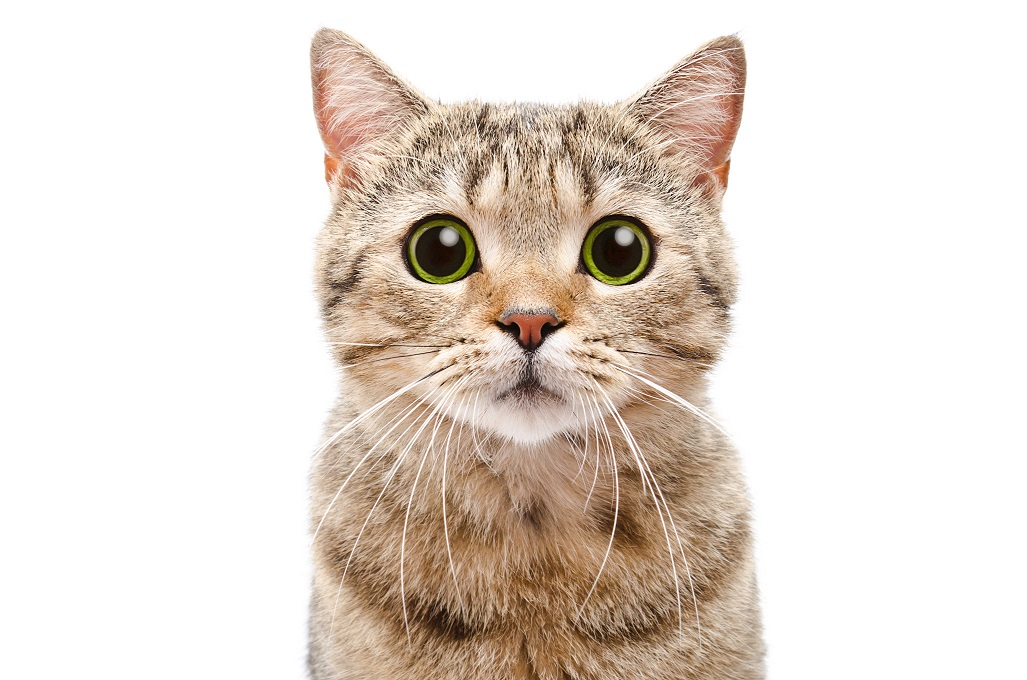
#> input picture OpenCV/cat.jpg, 1027 x 680 px
$ python contour.py
#> lines starting #> are read from the running program, lines starting #| are printed output that depends on the picture; after the words box and inside, x2 and y2 are one past the last pixel; in counts of white or black regions, pixels touching at a corner belong together
import cv2 as cv
import numpy as np
img = cv.imread('cat.jpg')
#> img is the input picture: shape (680, 1027, 3); mean B, G, R 210.4, 218.9, 228.7
cv.imshow("img",img)

blank = np.zeros((1000,1000,3),dtype ='uint8')
cv.imshow('blank',blank)

gray =cv.cvtColor(img, cv.COLOR_BGR2GRAY)
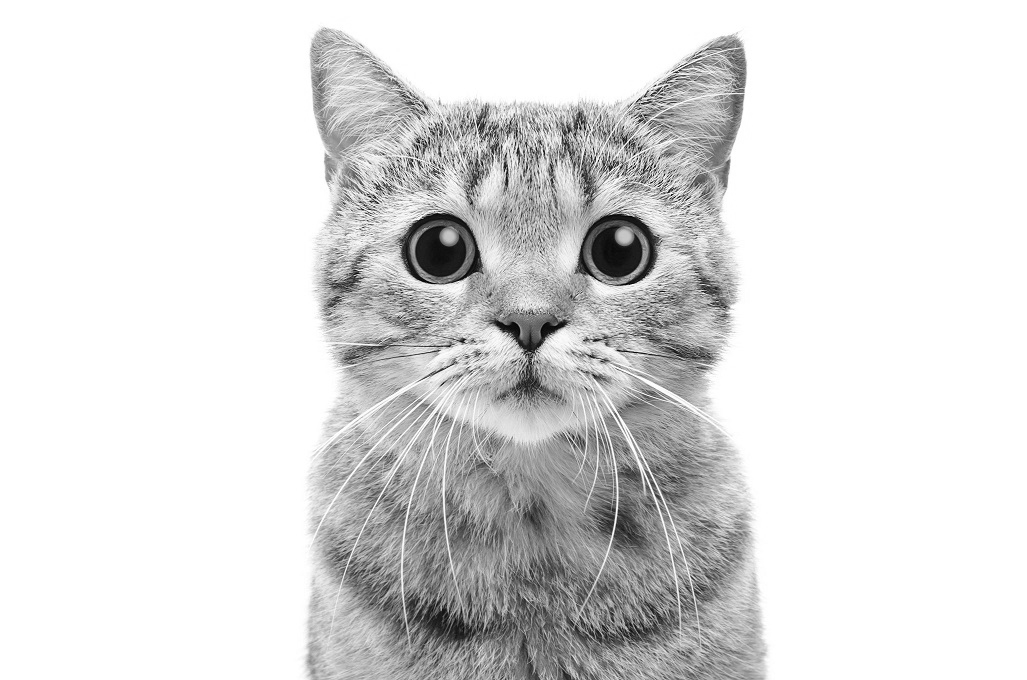
#> gray: shape (680, 1027); min 2, max 255, mean 220.9
cv.imshow('gray',gray)

blur = cv.GaussianBlur(gray,(5,5),cv.BORDER_DEFAULT)
cv.imshow('blur',blur)

ret, thres = cv.threshold(blur,125,255,cv.THRESH_BINARY)
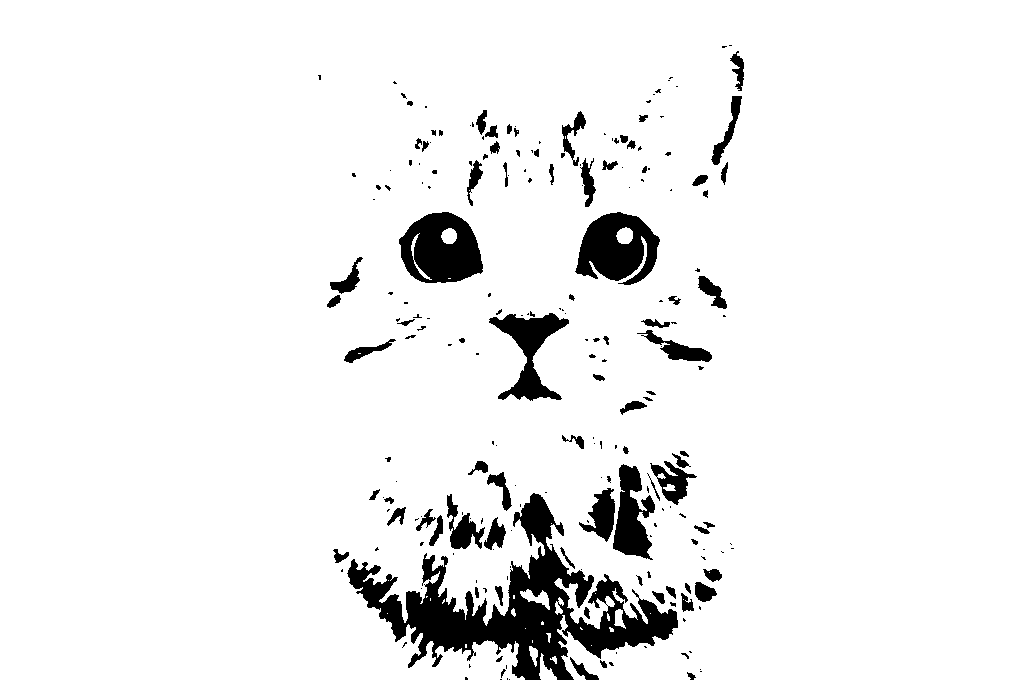
#> thres: shape (680, 1027); 93.6% white; 220 black regions (135 under 20 px), largest, box (x1, y1, x2, y2) and area: (347, 493, 678, 680) 18340, (399, 212, 483, 283) 4240, (575, 212, 660, 285) 4016
cv.imshow('thres',thres)

canny = cv.Canny(blur,125,175)
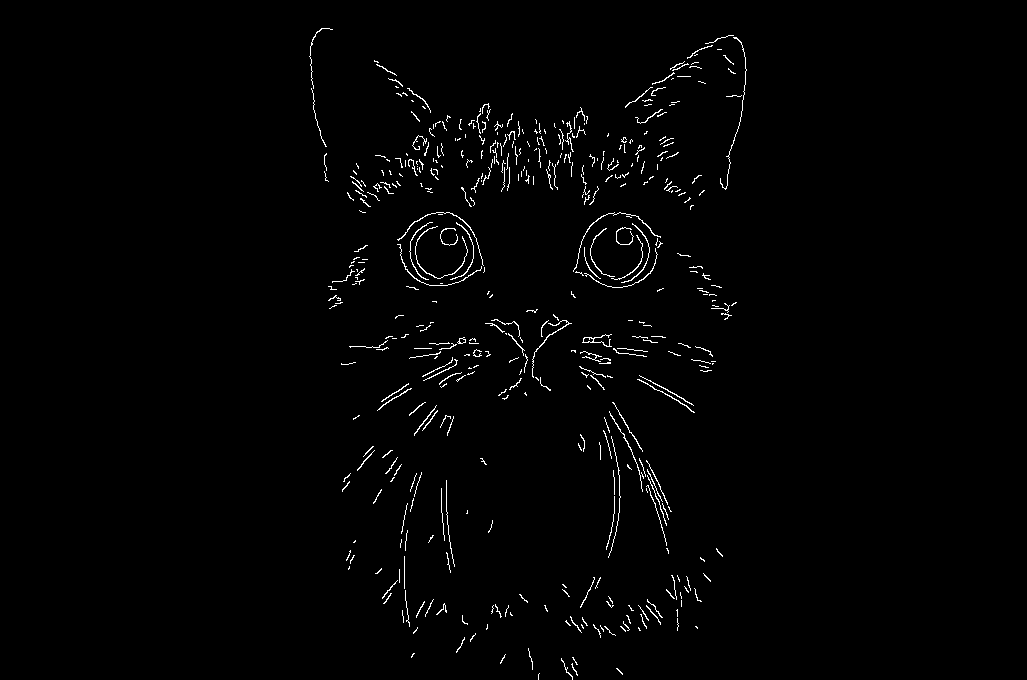
#> canny: shape (680, 1027); 1.3% white in thin lines or dots, all inside (x1, y1, x2, y2) = (309, 28, 747, 680)
cv.imshow('canny',canny)

contours, hierarchies = cv.findContours(canny, cv.RETR_LIST,cv.CHAIN_APPROX_SIMPLE)
#> contours = 465 contours, 445 with area under 20; largest, box (x1, y1, x2, y2) and area: (582, 334, 612, 347) 57, (583, 337, 594, 343) 40, (415, 226, 468, 279) 38, (397, 212, 484, 266) 37, (532, 320, 572, 378) 32
print(len(contours), 'found')
#| 465 found

cv.drawContours(blank,contours,-1,(0,0,255),2)
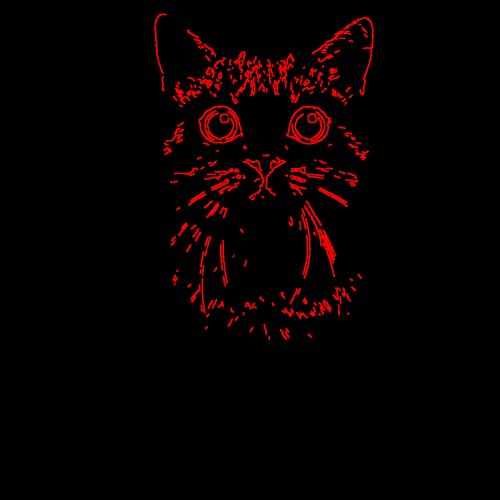
#> blank: shape (1000, 1000, 3) (shown at 1/2 size); mean of channels 0, 1, 2 0, 0, 7.6; drawn as B, G, R
cv.imshow('contours drawn',blank)

cv.waitKey(0)

$ run again, with OpenCV/peoples3.jpg copied over OpenCV/cat.jpg
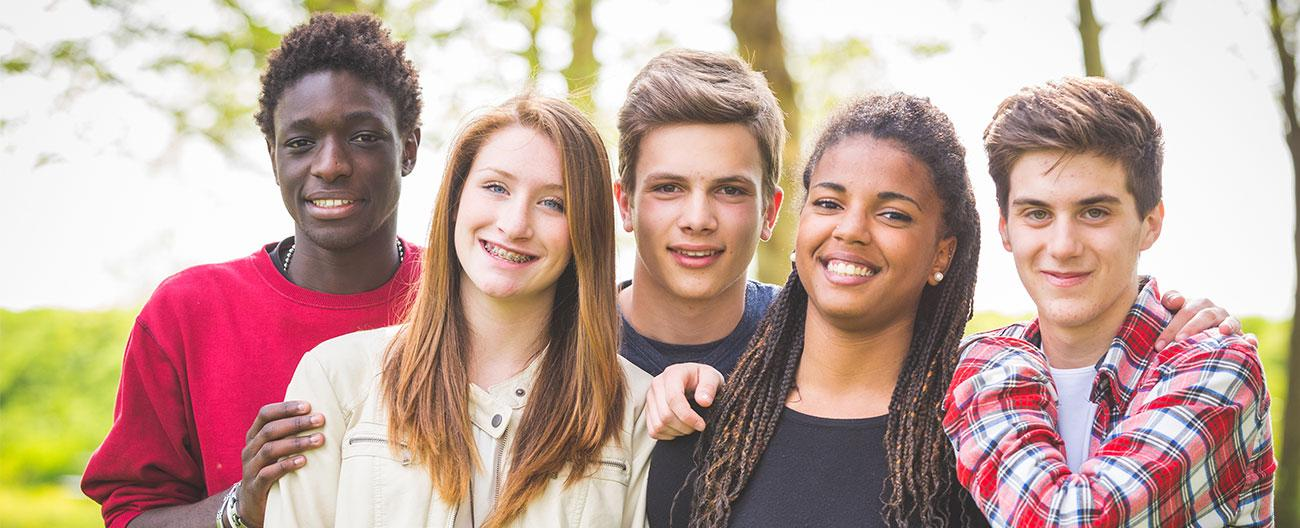
#> input picture OpenCV/peoples3.jpg, 1300 x 528 px
#> img is the input picture: shape (528, 1300, 3); mean B, G, R 152.1, 162.8, 191.2
#> `ret, thres = cv.threshold(blur,125,255,cv.THRESH_BINARY)`:
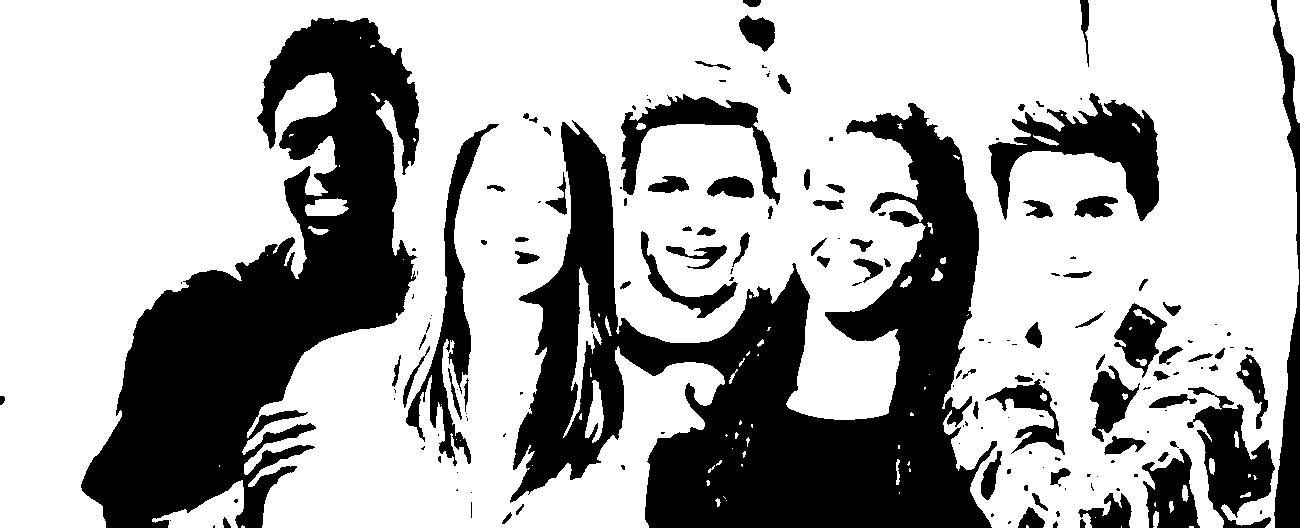
#> thres: shape (528, 1300); 68.7% white; 172 black regions (87 under 20 px), largest, box (x1, y1, x2, y2) and area: (510, 103, 997, 528) 89266, (81, 18, 419, 528) 71999, (988, 93, 1159, 221) 8362
#> canny: shape (528, 1300); 2.7% white in thin lines or dots
#> contours = 651 contours, 622 with area under 20; largest, box (x1, y1, x2, y2) and area: (130, 236, 295, 339) 62, (81, 384, 119, 528) 50, (514, 389, 525, 397) 46, (950, 436, 992, 528) 44, (514, 390, 525, 397) 42
#| 651 found
#> `cv.drawContours(blank,contours,-1,(0,0,255),2)`:
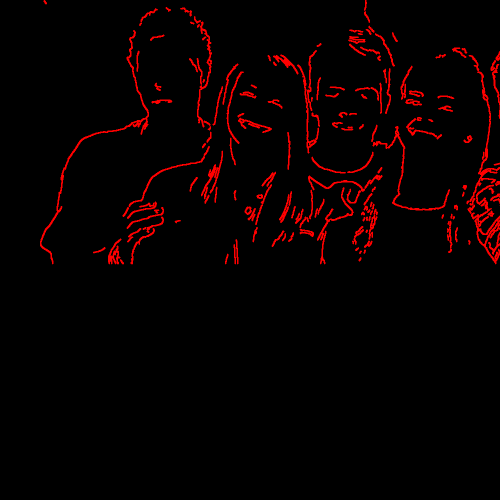
#> blank: shape (1000, 1000, 3) (shown at 1/2 size); mean of channels 0, 1, 2 0, 0, 9; drawn as B, G, R
